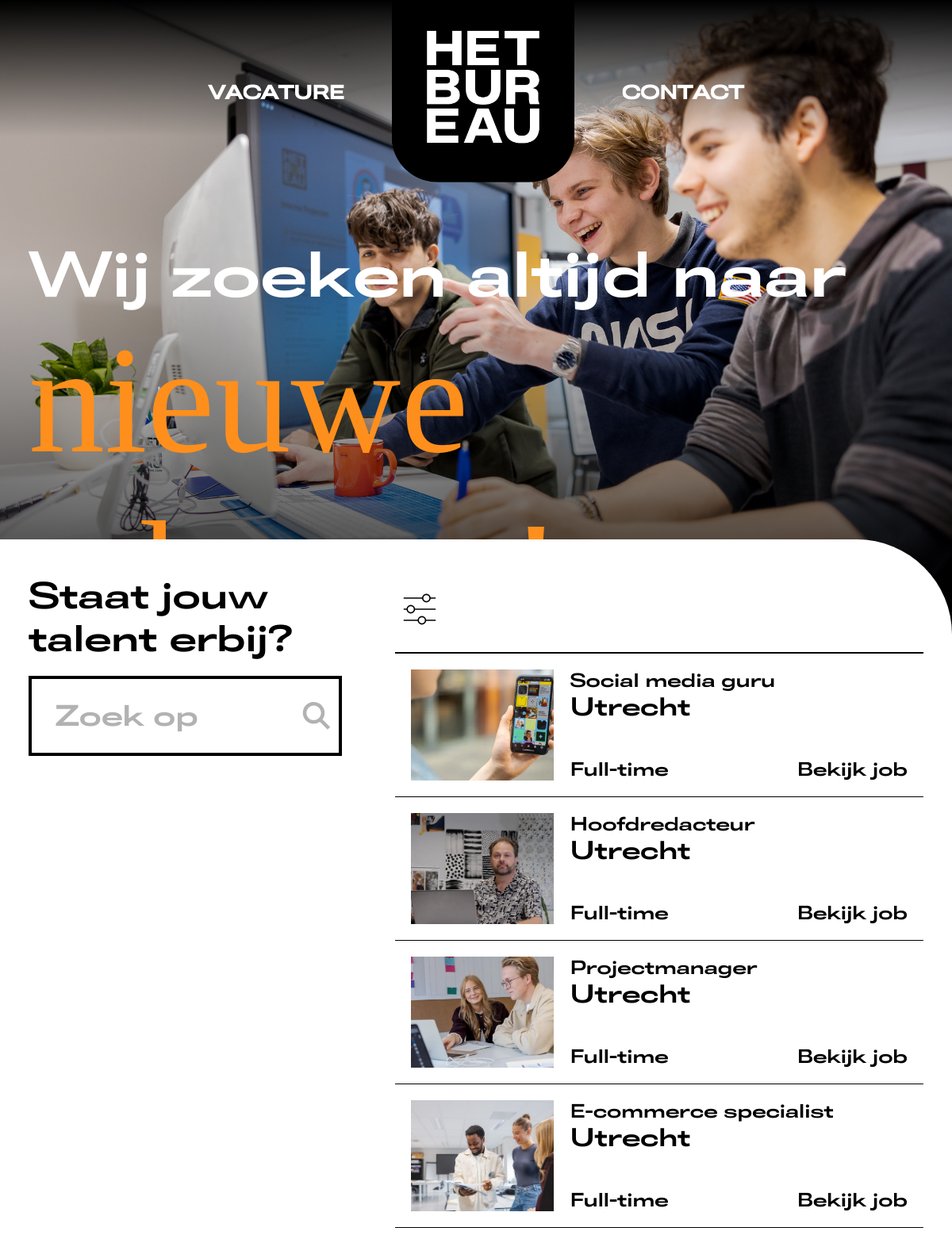
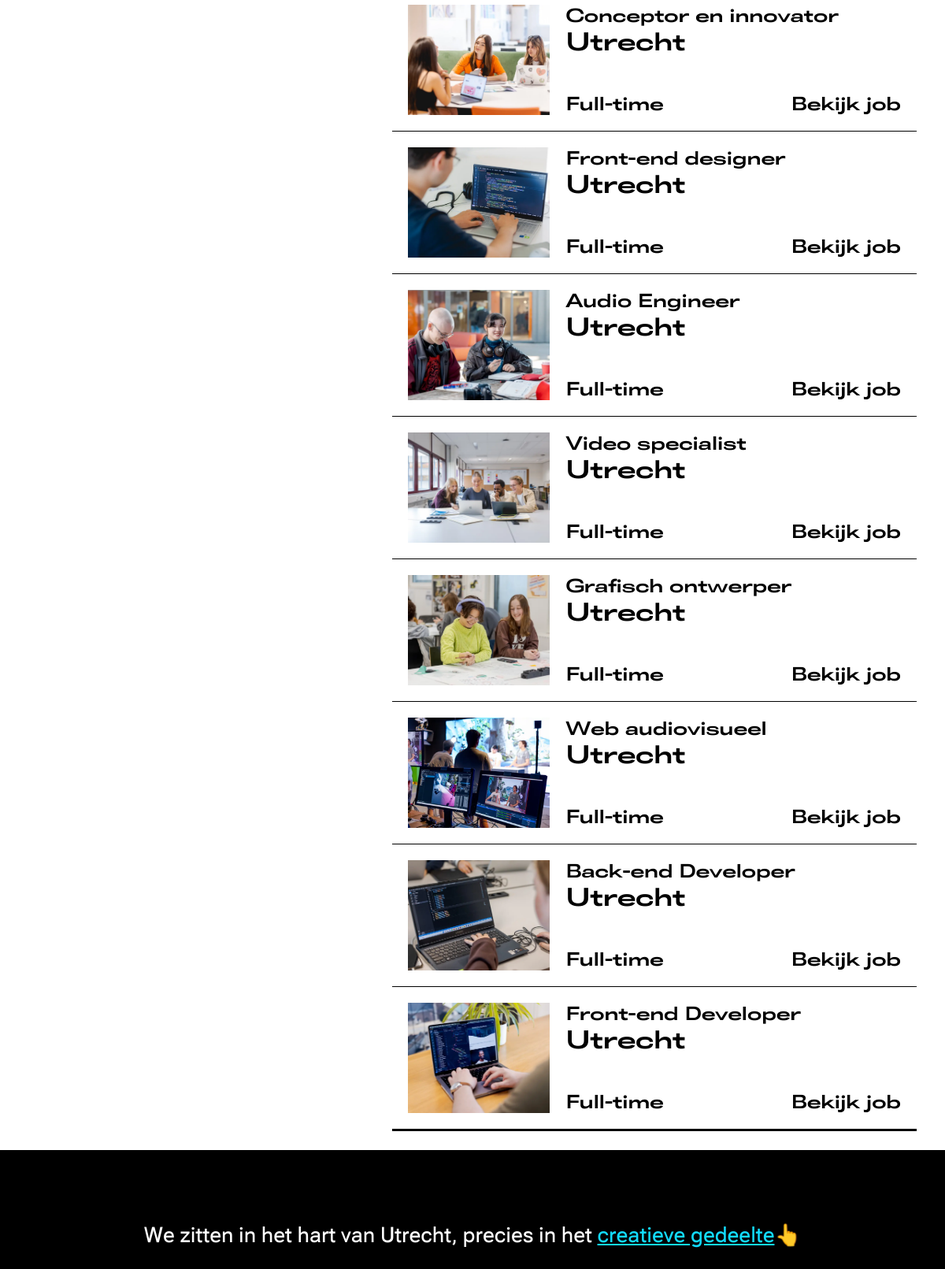
The app's page /vacatures with its own data (2 pictures, top to bottom).
### tables this page shows
CREATE TABLE `bureau_vacatures` (
  `id` int(11) NOT NULL,
  `title` varchar(255) NOT NULL,
  `location` varchar(100) NOT NULL,
  `type` varchar(50) NOT NULL,
  `description` text NOT NULL,
  `requirements` text NOT NULL,
  `salary` text DEFAULT NULL,
  `image` varchar(255) DEFAULT NULL
);

### vacatures.php (the view, shortened to what this page needs)
<?php
require_once 'db_connect.php';
$result = $conn->query("SELECT * FROM bureau_vacatures ORDER BY id DESC");
$jobs = [];
if ($result) {
    while ($row = $result->fetch_assoc()) {
        foreach ($row as $key => $value) {
            if (is_string($value)) {
                $row[$key] = mb_convert_encoding($value, 'UTF-8', 'UTF-8');
            }
        }
        $jobs[] = $row;
    }
}
?>
<!DOCTYPE html>
<html lang="en">
<head>
    <link rel="stylesheet" href="/vacatures/assets/css/general.css">
    <link rel="stylesheet" href="/vacatures/assets/css/vacatures.css">
</head>
<body>
    <?php include "assets/php/header.php"; ?>
    <main>
        <section id="banner-section">
            <p id="banner-title">Wij zoeken altijd naar</p>
            <p id="banner-title2">nieuwe talenten!</p>
        </section>
        <section id="job-section">
            <div id="job-section-left">
                <p id="job-section-title">Staat jouw talent erbij?</p>
                <div id="input-wrapper">
                    <input type="text" id="search-bar" placeholder="Zoek op">
                </div>
            </div>
            <div id="job-section-right">
                <div id="job-slider-container">
                    <?php
                    if (!empty($jobs)) {
                        foreach ($jobs as $job) {
                            $jobId = $job['id'];
                            $jobTitle = htmlspecialchars($job['title']);
                            $location = htmlspecialchars($job['location']);
                            $jobType = htmlspecialchars($job['type']);
                            $imageUrl = !empty($job['image']) ? '/vacatures' . htmlspecialchars($job['image']) : '/vacatures/assets/img/placeholder.png';
                    ?>
                        <a href="/vacatures/vacature?id=<?php echo $jobId; ?>" class="job-card" style="text-decoration: none; color: inherit;">
                            <img class="job-card-img" src="<?php echo $imageUrl; ?>" alt="<?php echo $jobTitle; ?>">
                            <div class="job-card-text">
                                <div class="job-card-top-text">
                                    <p class="job-card-title"><?php echo $jobTitle; ?></p>
                                    <p class="job-card-loc"><?php echo $location; ?></p>
                                </div>
                                <div class="job-card-text-bottom">
                                    <p class="job-card-status"><?php echo $jobType; ?></p>
                                    <p class="job-card-link">Bekijk job</p>
                                </div>
                            </div>
                        </a>
                    <?php
                        }
                    } else {
                        echo '<p style="padding: 20px; text-align: center;">Geen vacatures gevonden.</p>';
                    }
                    ?>
                </div>
            </div>
        </section>
    </main>
    <?php include "assets/php/footer.php"; ?>
</body>
</html>

### assets/css/general.css (style rules this page uses)
* { transition: all 0.3s ease; }
body, html { padding: 0; margin: 0; font-family: sans-serif; background-color: #000; scroll-behavior: smooth; overflow-x: hidden; }

### records on screen
bureau_vacatures: image (picture), title "Social media guru", location "Utrecht", type "Full-time"
bureau_vacatures: image (picture), title "Hoofdredacteur", location "Utrecht", type "Full-time"
bureau_vacatures: image (picture), title "Projectmanager", location "Utrecht", type "Full-time"
bureau_vacatures: image (picture), title "E-commerce specialist", location "Utrecht", type "Full-time"
bureau_vacatures: image (picture), title "Conceptor en innovator", location "Utrecht", type "Full-time"
bureau_vacatures: image (picture), title "Front-end designer", location "Utrecht", type "Full-time"
bureau_vacatures: shows a picture, title "Audio Engineer", location "Utrecht", type "Full-time"
bureau_vacatures: image (picture), title "Video specialist", location "Utrecht", type "Full-time"
bureau_vacatures: image (picture), title "Grafisch ontwerper", location "Utrecht", type "Full-time"
bureau_vacatures: image (picture), title "Web audiovisueel", location "Utrecht", type "Full-time"
bureau_vacatures: image (picture), title "Back-end Developer", location "Utrecht", type "Full-time"
bureau_vacatures: image (picture), title "Front-end Developer", location "Utrecht", type "Full-time"
